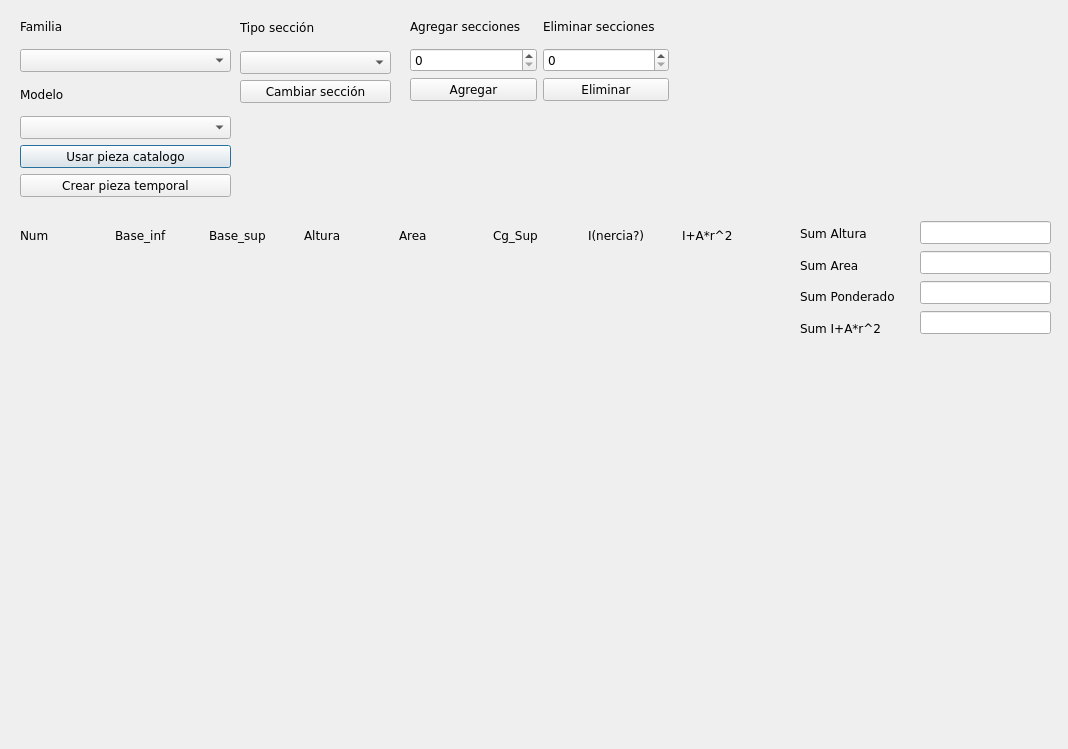
<?xml version="1.0" encoding="UTF-8"?>
<ui version="4.0">
 <class>Dialog</class>
 <widget class="QDialog" name="Dialog">
  <property name="geometry">
   <rect>
    <x>0</x>
    <y>0</y>
    <width>1068</width>
    <height>749</height>
   </rect>
  </property>
  <property name="font">
   <font>
    <family>Verdana</family>
    <italic>false</italic>
    <bold>false</bold>
   </font>
  </property>
  <property name="windowTitle">
   <string>Dialog</string>
  </property>
  <widget class="QWidget" name="verticalLayoutWidget">
   <property name="geometry">
    <rect>
     <x>20</x>
     <y>10</y>
     <width>211</width>
     <height>187</height>
    </rect>
   </property>
   <layout class="QVBoxLayout" name="Vlayout_catalogo">
    <item>
     <widget class="QLabel" name="label_familia">
      <property name="text">
       <string>Familia</string>
      </property>
     </widget>
    </item>
    <item>
     <widget class="QComboBox" name="combo_familia"/>
    </item>
    <item>
     <widget class="QLabel" name="label_modelo">
      <property name="text">
       <string>Modelo</string>
      </property>
     </widget>
    </item>
    <item>
     <widget class="QComboBox" name="combo_modelo"/>
    </item>
    <item>
     <widget class="QPushButton" name="btn_acpt_pieza">
      <property name="text">
       <string>Usar pieza catalogo</string>
      </property>
     </widget>
    </item>
    <item>
     <widget class="QPushButton" name="btn_crear_pieza_temp">
      <property name="text">
       <string>Crear pieza temporal</string>
      </property>
     </widget>
    </item>
   </layout>
  </widget>
  <widget class="QWidget" name="horizontalLayoutWidget">
   <property name="geometry">
    <rect>
     <x>20</x>
     <y>220</y>
     <width>751</width>
     <height>31</height>
    </rect>
   </property>
   <layout class="QHBoxLayout" name="Hlayout_label_variables">
    <item>
     <widget class="QLabel" name="label_name">
      <property name="text">
       <string>Num</string>
      </property>
     </widget>
    </item>
    <item>
     <widget class="QLabel" name="label_bi">
      <property name="text">
       <string>Base_inf</string>
      </property>
     </widget>
    </item>
    <item>
     <widget class="QLabel" name="label_bs">
      <property name="text">
       <string>Base_sup</string>
      </property>
     </widget>
    </item>
    <item>
     <widget class="QLabel" name="label_altura">
      <property name="text">
       <string>Altura</string>
      </property>
     </widget>
    </item>
    <item>
     <widget class="QLabel" name="label_area">
      <property name="text">
       <string>Area</string>
      </property>
     </widget>
    </item>
    <item>
     <widget class="QLabel" name="label_cg">
      <property name="text">
       <string>Cg_Sup</string>
      </property>
     </widget>
    </item>
    <item>
     <widget class="QLabel" name="label_inercia">
      <property name="text">
       <string>I(nercia?)</string>
      </property>
     </widget>
    </item>
    <item>
     <widget class="QLabel" name="label_op">
      <property name="text">
       <string>I+A*r^2</string>
      </property>
     </widget>
    </item>
   </layout>
  </widget>
  <widget class="QWidget" name="verticalLayoutWidget_3">
   <property name="geometry">
    <rect>
     <x>800</x>
     <y>220</y>
     <width>121</width>
     <height>121</height>
    </rect>
   </property>
   <layout class="QVBoxLayout" name="Vlayout_label_resultados">
    <item>
     <widget class="QLabel" name="label_sum_altura">
      <property name="text">
       <string>Sum Altura</string>
      </property>
     </widget>
    </item>
    <item>
     <widget class="QLabel" name="label_sum_area">
      <property name="text">
       <string>Sum Area</string>
      </property>
     </widget>
    </item>
    <item>
     <widget class="QLabel" name="label_sum_ponderado">
      <property name="text">
       <string>Sum Ponderado</string>
      </property>
     </widget>
    </item>
    <item>
     <widget class="QLabel" name="label_sum_op">
      <property name="text">
       <string>Sum I+A*r^2</string>
      </property>
     </widget>
    </item>
   </layout>
  </widget>
  <widget class="QWidget" name="verticalLayoutWidget_4">
   <property name="geometry">
    <rect>
     <x>920</x>
     <y>220</y>
     <width>131</width>
     <height>116</height>
    </rect>
   </property>
   <layout class="QVBoxLayout" name="Vlayout_resultados">
    <item>
     <widget class="QLineEdit" name="result_sum_altura">
      <property name="readOnly">
       <bool>true</bool>
      </property>
     </widget>
    </item>
    <item>
     <widget class="QLineEdit" name="result_sum_area">
      <property name="readOnly">
       <bool>true</bool>
      </property>
     </widget>
    </item>
    <item>
     <widget class="QLineEdit" name="result_sum_ponderado">
      <property name="readOnly">
       <bool>true</bool>
      </property>
     </widget>
    </item>
    <item>
     <widget class="QLineEdit" name="result_sum_op">
      <property name="readOnly">
       <bool>true</bool>
      </property>
     </widget>
    </item>
   </layout>
  </widget>
  <widget class="QWidget" name="verticalLayoutWidget_5">
   <property name="geometry">
    <rect>
     <x>20</x>
     <y>250</y>
     <width>751</width>
     <height>481</height>
    </rect>
   </property>
   <layout class="QVBoxLayout" name="layout_nuevas_row">
    <item>
     <spacer name="verticalSpacer">
      <property name="orientation">
       <enum>Qt::Orientation::Vertical</enum>
      </property>
      <property name="sizeHint" stdset="0">
       <size>
        <width>20</width>
        <height>40</height>
       </size>
      </property>
     </spacer>
    </item>
   </layout>
  </widget>
  <widget class="QWidget" name="gridLayoutWidget">
   <property name="geometry">
    <rect>
     <x>410</x>
     <y>10</y>
     <width>259</width>
     <height>91</height>
    </rect>
   </property>
   <layout class="QGridLayout" name="Glayout_edita_tuplas">
    <item row="0" column="1">
     <widget class="QLabel" name="label_cant_eliminar">
      <property name="text">
       <string>Eliminar secciones</string>
      </property>
     </widget>
    </item>
    <item row="1" column="0">
     <widget class="QSpinBox" name="spin_cant_agregar"/>
    </item>
    <item row="2" column="1">
     <widget class="QPushButton" name="btn_acpt_eliminar">
      <property name="text">
       <string>Eliminar</string>
      </property>
     </widget>
    </item>
    <item row="2" column="0">
     <widget class="QPushButton" name="btn_acpt_agregar">
      <property name="text">
       <string>Agregar</string>
      </property>
     </widget>
    </item>
    <item row="1" column="1">
     <widget class="QSpinBox" name="spin_cant_eliminar"/>
    </item>
    <item row="0" column="0">
     <widget class="QLabel" name="label_cant_agregar">
      <property name="text">
       <string>Agregar secciones</string>
      </property>
     </widget>
    </item>
   </layout>
  </widget>
  <widget class="QWidget" name="verticalLayoutWidget_2">
   <property name="geometry">
    <rect>
     <x>240</x>
     <y>10</y>
     <width>151</width>
     <height>93</height>
    </rect>
   </property>
   <layout class="QVBoxLayout" name="Vlayout_catalogo_2">
    <item>
     <widget class="QLabel" name="label_tipo_seccion">
      <property name="text">
       <string>Tipo sección</string>
      </property>
     </widget>
    </item>
    <item>
     <widget class="QComboBox" name="combo_tipo_seccion"/>
    </item>
    <item>
     <widget class="QPushButton" name="btn_acpt_tipo_seccion">
      <property name="text">
       <string>Cambiar sección</string>
      </property>
     </widget>
    </item>
   </layout>
  </widget>
 </widget>
 <resources/>
 <connections/>
</ui>
